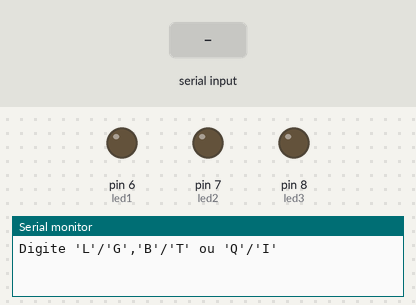
Bench run of a sketch on a simulated Arduino Uno, built with avr-gcc and run on an emulated ATmega328P. Parts: output pins drawn as LEDs (lit = HIGH), the last lines printed to the serial monitor. The test bench sets the inputs (shaded band). Random numbers use the default seed unless the sketch sets one.

Above: at 1.2 s.
1.3 s: "L" received over Serial
At 2.5 s:
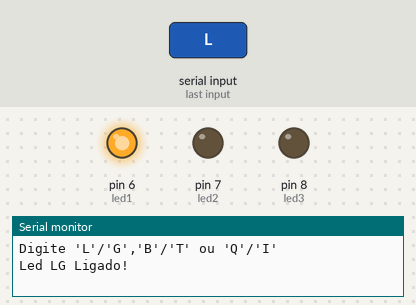
2.8 s: "B" received over Serial
At 3.7 s:
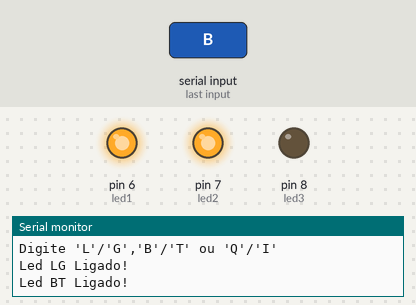
4.3 s: "G" received over Serial
At 4.9 s:
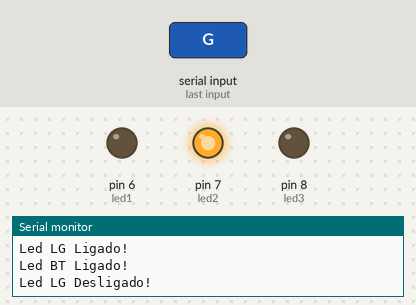
5.8 s: "Q" received over Serial
At 7.0 s:
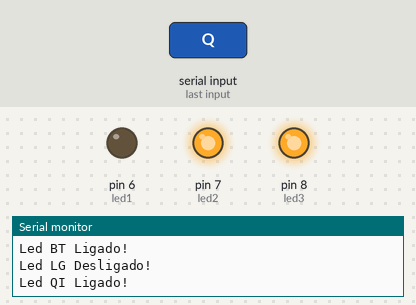
7.3 s: "T" received over Serial
At 8.3 s:
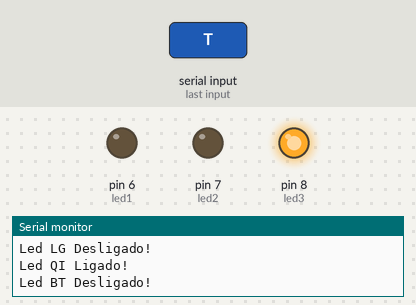
8.8 s: "L" received over Serial
At 9.5 s:
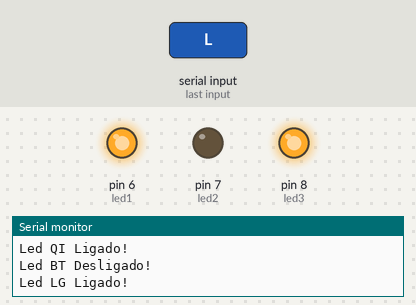
Timing chart, 0 to 11.3 s (numbered marks = the images above; inputs shaded):
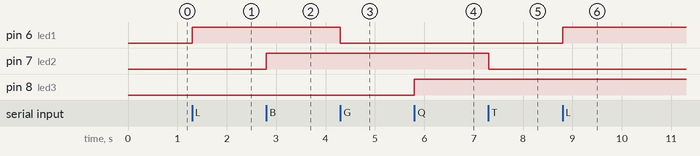

Measured:
- after the input at 1.3 s, pin 6 (led1): LOW → HIGH at once
- after the input at 2.8 s, pin 7 (led2): LOW → HIGH at once
- after the input at 4.3 s, pin 6 (led1): HIGH → LOW at once
- after the input at 5.8 s, pin 8 (led3): LOW → HIGH at once
- after the input at 7.3 s, pin 7 (led2): HIGH → LOW at once
- after the input at 8.8 s, pin 6 (led1): LOW → HIGH at once

The sketch:

trabalho11.1.ino
```cpp
int led1 = 6; // azul
int led2 = 7; // verde
int led3 = 8; // vermelho
char dado;
int R;
int G;
int B;
void setup() {
   Serial.begin(9600);
   Serial.println("Digite 'L'/'G','B'/'T' ou 'Q'/'I'");
   pinMode(led1, OUTPUT);
   pinMode(led2, OUTPUT);
   pinMode(led3, OUTPUT);


}

void loop() {
  R = random (0, 255);
  G = random (0, 255);
  B = random (0, 255);
  if (Serial.available() )
  {
    dado = Serial.read();
    switch(dado){

      case 'L':
        Serial.println("Led LG Ligado!");
        digitalWrite(led1, R);
        delay(50);


      break;

         case 'G':
            Serial.println("Led LG Desligado!");
            digitalWrite(led1, LOW);
            delay(50);

      break;
            case 'B':
              Serial.println("Led BT Ligado!");
              digitalWrite(led2, G);
              delay(50);


      break;

            case 'T':
              Serial.println("Led BT Desligado!");
              digitalWrite(led2, LOW);
              delay(50);

      break;
           case 'Q':
              Serial.println("Led QI Ligado!");
              digitalWrite(led3, B);
              delay(50);

      break;

              case 'I':
                Serial.println("Led QI Desligado!");
                digitalWrite(led3, LOW);
                delay(50);

      break;

  break;
    }
  }

}
```
